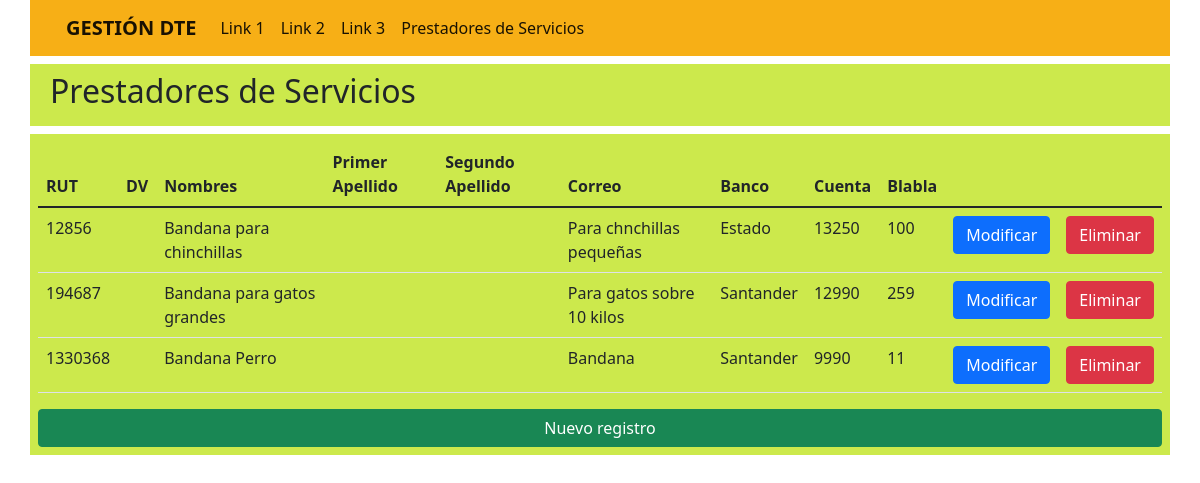
Page /productos.html on the earlier database version.
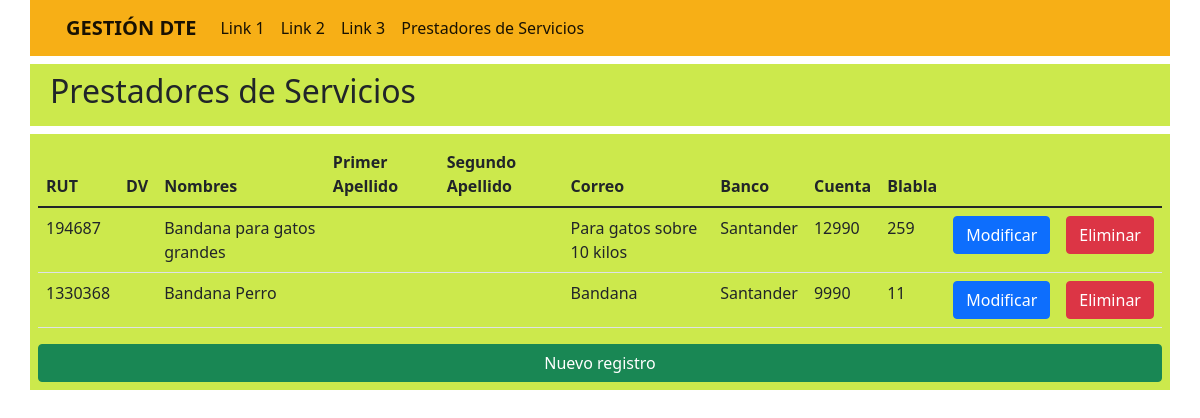
Same page on the later database version.
### core/models.py (models this page shows, shortened)
class Producto(models.Model):
    sku = models.IntegerField(primary_key=True, verbose_name='sku')
    dv = models.CharField(max_length=1, verbose_name='dv') #se agrega
    nombre = models.CharField(max_length=40, verbose_name='Nombres')
    primer_apellido = models.CharField(max_length=40, verbose_name='Primer Apellido') #se agrega
    segundo_apellido = models.CharField(max_length=40, verbose_name='Segundo Apellido') #se agrega
    precio = models.IntegerField(verbose_name='Precio')
    stock = models.IntegerField(verbose_name='Stock')
    descripcion = models.CharField(max_length=100, null=True, blank=True, verbose_name='descripcion')
    categoria = models.ForeignKey(Categoria, on_delete=models.CASCADE)

class Categoria(models.Model):
    idCategoria = models.IntegerField(primary_key=True, verbose_name='Id de categoria')
    nombreCategoria = models.CharField(max_length=50, verbose_name="Nombre categoria")

### core/views.py (the view)
# urls.py: path('productos.html', productos, name="productos"),
def productos(request):
    productos = Producto.objects.all()
    datos = {
        'productos': productos
    }
    return render(request, 'core/productos.html', datos)

### core/templates/core/productos.html (shortened to what this page needs)
<!DOCTYPE html>
<html lang="es">
  <head>
    <link
      href="https://cdn.jsdelivr.net/npm/bootstrap@5.1.3/dist/css/bootstrap.min.css"
      rel="stylesheet"
    />
  </head>
  <div
    class="container-lg adornartexto"
    style="background-color: rgba(247, 172, 11, 0.952)"
  >
    <div class="row">
      <nav class="navbar navbar-expand-lg navbar-light">
        <div class="container-lg">
          <a class="navbar-brand" href="index.html"
            ><b>GESTIÓN DTE</b></a
          >
          <div class="collapse navbar-collapse" id="navbarSupportedContent">
            <ul class="navbar-nav me-auto mb-2 mb-lg-0">
              <li class="nav-item">
                <a
                  class="nav-link active"
                  aria-current="page"
                  href="bandanas.html"
                  >Link 1</a>
              </li>
              <li class="nav-item">
                <a
                  class="nav-link active"
                  aria-current="page"
                  href="correas.html"
                  >Link 2</a>
              </li>
              <li class="nav-item">
                <a
                  class="nav-link active"
                  aria-current="page"
                  href="identificadores.html"
                  >Link 3</a>
              </li>
              <li class="nav-item">
                <a
                  class="nav-link active"
                  aria-current="page"
                  href="productos.html"
                  >Prestadores de Servicios</a>
              </li>
            </ul>
          </div>
        </div>
      </nav>
    </div>
  </div>
  <div class="container-lg" style="background-color: rgba(191, 228, 29, 0.788)">
    <div class="row align-items-center mt-2 p-2">
        <h2>Prestadores de Servicios</h2>
    </div>
  </div>
  <body>
    <div class="container-lg" style="background-color: rgba(191, 228, 29, 0.788)">
        <div class="row align-items-center mt-2 p-2">
            <table class="table">
              <thead>
                <tr>
                  <th scope="col">RUT</th>
                  <th scope="col">DV</th>
                  <th scope="col">Nombres</th>
                  <th scope="col">Primer Apellido</th>
                  <th scope="col">Segundo Apellido</th>
                  <th scope="col">Correo</th>
                  <th scope="col">Banco</th>
                  <th scope="col">Cuenta</th>
                  <th scope="col">Blabla</th>
                </tr>
              </thead>
                <tbody>
                  {% for prod in productos %}
                  <tr>
                    <td>{{prod.sku}}</td>
                    <td>{{prod.dv}}</td>
                    <td>{{prod.nombre}}</td>
                    <td>{{prod.primer_apellido}}</td>
                    <td>{{prod.segundo_apellido}}</td>
                    <td>{{prod.descripcion}}</td>
                    <td>{{prod.categoria.nombreCategoria}}</td>
                    <td>{{prod.precio}}</td>
                    <td>{{prod.stock}}</td>
                    <td><a class="btn btn-primary" href="{% url 'form_mod_producto' prod.sku %}" role="button">Modificar</a></td>
                    <td><a class="btn btn-danger" href="{% url 'form_del_producto' prod.sku %}" role="button">Eliminar</a></td>
                  </tr>
                  {% endfor %}
                </tbody>
            </table>
            <a class="btn btn-success" href="{% url 'form_producto' %}" role="button">Nuevo registro</a>
        </div>
    </div>
  </body>
</html>

Differences in the rows shown:
removed Producto: sku "12856", nombre "Bandana para chinchillas", descripcion "Para chnchillas pequeñas", categoria.nombreCategoria "Estado", precio "13250", stock "100"
